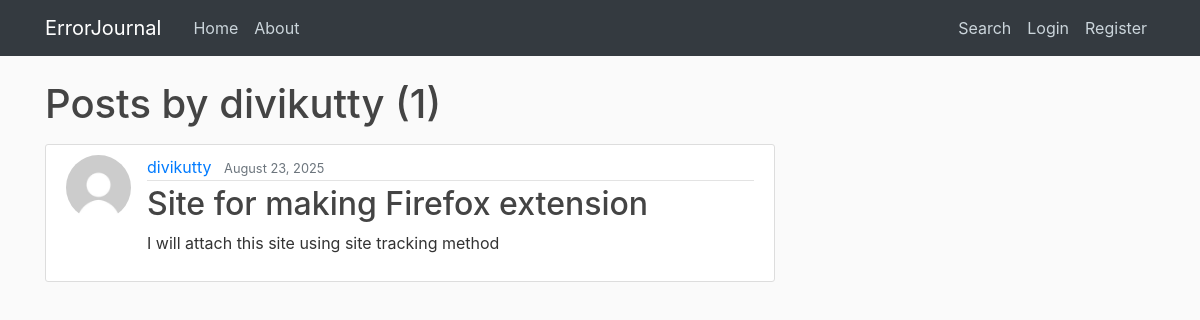
Before: /user/divikutty with the older database file.
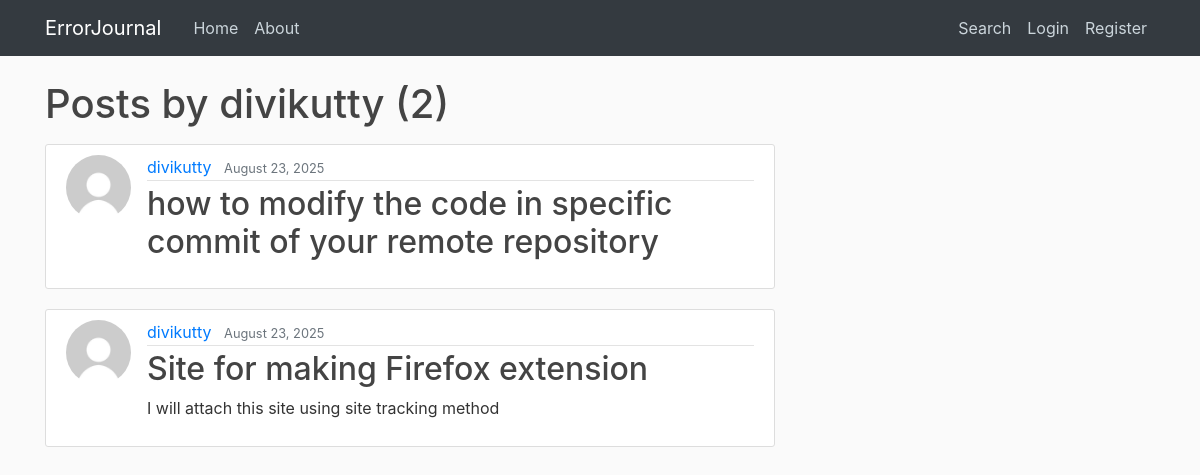
After: the same page with the newer database file.
### blog/models.py (models this page shows, shortened)
class Post(models.Model):
	title=models.CharField(max_length=100)
	content = models.TextField(blank=True)
	date_posted = models.DateTimeField(default=timezone.now)
	author = models.ForeignKey(User,on_delete= models.CASCADE)
	is_active = models.BooleanField(default=False)

### users/models.py (models this page shows, shortened)
class Profile(models.Model):
	user = models.OneToOneField(User,on_delete=models.CASCADE)
	image = models.ImageField(default='default.jpg',upload_to='profile_pics')

### blog/views.py (the view)
# urls.py: path('user/<str:username>', UserPostListView.as_view(),name='user-posts'),
class UserPostListView(ListView):
	model = Post
	template_name = 'blog/user_post.html'
	context_object_name = 'posts'     #<app>/<model>_<viewtype>.html
	ordering = ['-date_posted']
	paginate_by = 5
	def get_queryset(self):
		user =get_object_or_404(User, username=self.kwargs.get('username'))
		return Post.objects.filter(author=user).order_by('-date_posted')

### blog/templates/blog/user_post.html (shortened to what this page needs)
{% extends "blog/base.html" %}
{% block content %}
<h1 class="mb-3"> Posts by {{ view.kwargs.username }} ({{ page_obj.paginator.count}})</h1>
	{% for post in posts %}
		<article class="media content-section">
      <img class="rounded-circle article-img" src="{{post.author.profile.image.url}}">
  <div class="media-body">
    <div class="article-metadata">
      <a class="mr-2" href="{% url 'user-posts' post.author.username %}">{{ post.author }}</a>
      <small class="text-muted">{{ post.date_posted|date:'F d, Y' }}</small>
    </div>
    <h2><a class="article-title" href="{% url 'posts-detail' post.id %}">{{ post.title }}</a></h2>
    <p class="article-content">{{ post.content }}</p>
  </div>
</article>
	{% endfor %}
{% endblock content %}

### blog/templates/blog/base.html (shortened to what this page needs)
{% load static %}
<!DOCTYPE html>
<html lang="en">
<head>
  <link rel="stylesheet" href="https://cdn.jsdelivr.net/npm/bootstrap@4.0.0/dist/css/bootstrap.min.css">
  <link rel="stylesheet" type="text/css" href="{% static 'blog/main.css'%}">
</head>
<body>
<header class="site-header">
  <nav class="navbar navbar-expand-md navbar-dark bg-dark fixed-top">
    <div class="container">
      <a class="navbar-brand mr-4" href="{% url 'Blog-home' %}">ErrorJournal</a>
      <div class="collapse navbar-collapse" id="navbarToggle">
        <div class="navbar-nav mr-auto">
          <a class="nav-item nav-link" href="{% url 'Blog-home' %}">Home</a>
          <a class="nav-item nav-link" href="{% url 'about-blog' %}">About</a>
        </div>
        <div class="navbar-nav">
          {% if user.is_authenticated %}
            <a class="btn btn-outline-light btn-sm mr-2" href="{% url 'posts-create' %}">+ New Entry</a>
            <a class="nav-item nav-link" href="{% url 'profile' %}">Profile</a>
            <a class="nav-item nav-link" href="{% url 'logout' %}">Logout</a>
            <a class="nav-item nav-link" href="#">Search</a>
          {% else %}
            <a class="nav-item nav-link" href="#">Search</a>
            <a class="nav-item nav-link" href="{% url 'login' %}">Login</a>
            <a class="nav-item nav-link" href="{% url 'register' %}">Register</a>
          {% endif %}
        </div>
      </div>
    </div>
  </nav>
</header>
<main role="main" class="container" style="margin-top: 80px;">
  <div class="row">
    <div class="col-md-8">
      {% block content %}{% endblock %}
    </div>
</body>
</html>

### blog/static/blog/main.css (style rules this page uses)
body { background: #fafafa; color: #333333; margin-top: 5rem; }
h1, h2, h3, h4, h5, h6 { color: #444444; }
.site-header .navbar-nav .nav-link { color: #cbd5db; }
.content-section { background: #ffffff; padding: 10px 20px; border: 1px solid #dddddd; border-radius: 3px; margin-bottom: 20px; }
.article-title { color: #444444; }
.article-content { white-space: pre-line; }
.article-img { height: 65px; width: 65px; margin-right: 16px; }
.article-metadata { padding-bottom: 1px; margin-bottom: 4px; border-bottom: 1px solid #e3e3e3 }

Changed rows visible on the page:
added Post: author.profile.image (placeholder picture), author "divikutty", date_posted "August 23, 2025", title "how to modify the code in specific commit of your remote repository"
Other visible differences:
{{ page_obj.paginator.count }}: "1" → "2"
